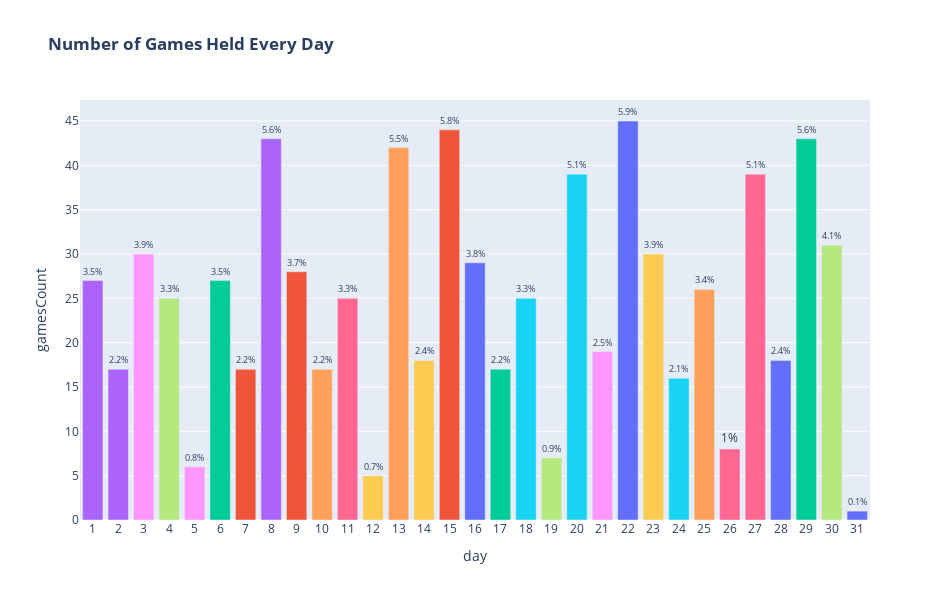

The code cell stored with this chart in its notebook:
### Markdown cell above
#### The Games were held from Sepetember to January. There are especially many games held in December, and rarely any games held in January

### Code cell
plotlybar(games, "day", "Number of Games Held Every Day")

### Figure 1 — Plotly figure (JSON) as saved in the notebook; plotly's stock layout.template omitted (floating-point values rounded to 4 significant figures)
{"data": [{"alignmentgroup": "True", "hovertemplate": "color=#8a170f<br>day=%{x}<br>gamesCount=%{y}<br>percent=%{text}<extra></extra>", "legendgroup": "#8a170f", "marker": {"color": "#636efa", "pattern": {"shape": ""}}, "name": "#8a170f", "offsetgroup": "#8a170f", "orientation": "v", "showlegend": true, "text": [5.9], "textposition": "outside", "texttemplate": "%{text}%", "type": "bar", "x": [22], "xaxis": "x", "y": [45], "yaxis": "y"}, {"alignmentgroup": "True", "hovertemplate": "color=#8a1e0f<br>day=%{x}<br>gamesCount=%{y}<br>percent=%{text}<extra></extra>", "legendgroup": "#8a1e0f", "marker": {"color": "#EF553B", "pattern": {"shape": ""}}, "name": "#8a1e0f", "offsetgroup": "#8a1e0f", "orientation": "v", "showlegend": true, "text": [5.8], "textposition": "outside", "texttemplate": "%{text}%", "type": "bar", "x": [15], "xaxis": "x", "y": [44], "yaxis": "y"}, {"alignmentgroup": "True", "hovertemplate": "color=#8a250f<br>day=%{x}<br>gamesCount=%{y}<br>percent=%{text}<extra></extra>", "legendgroup": "#8a250f", "marker": {"color": "#00cc96", "pattern": {"shape": ""}}, "name": "#8a250f", "offsetgroup": "#8a250f", "orientation": "v", "showlegend": true, "text": [5.6], "textposition": "outside", "texttemplate": "%{text}%", "type": "bar", "x": [29], "xaxis": "x", "y": [43], "yaxis": "y"}, {"alignmentgroup": "True", "hovertemplate": "color=#8a2d0f<br>day=%{x}<br>gamesCount=%{y}<br>percent=%{text}<extra></extra>", "legendgroup": "#8a2d0f", "marker": {"color": "#ab63fa", "pattern": {"shape": ""}}, "name": "#8a2d0f", "offsetgroup": "#8a2d0f", "orientation": "v", "showlegend": true, "text": [5.6], "textposition": "outside", "texttemplate": "%{text}%", "type": "bar", "x": [8], "xaxis": "x", "y": [43], "yaxis": "y"}, {"alignmentgroup": "True", "hovertemplate": "color=#8a340f<br>day=%{x}<br>gamesCount=%{y}<br>percent=%{text}<extra></extra>", "legendgroup": "#8a340f", "marker": {"color": "#FFA15A", "pattern": {"shape": ""}}, "name": "#8a340f", "offsetgroup": "#8a340f", "orientation": "v", "showlegend": true, "text": [5.5], "textposition": "outside", "texttemplate": "%{text}%", "type": "bar", "x": [13], "xaxis": "x", "y": [42], "yaxis": "y"}, {"alignmentgroup": "True", "hovertemplate": "color=#8a3b0f<br>day=%{x}<br>gamesCount=%{y}<br>percent=%{text}<extra></extra>", "legendgroup": "#8a3b0f", "marker": {"color": "#19d3f3", "pattern": {"shape": ""}}, "name": "#8a3b0f", "offsetgroup": "#8a3b0f", "orientation": "v", "showlegend": true, "text": [5.1], "textposition": "outside", "texttemplate": "%{text}%", "type": "bar", "x": [20], "xaxis": "x", "y": [39], "yaxis": "y"}, {"alignmentgroup": "True", "hovertemplate": "color=#8a430f<br>day=%{x}<br>gamesCount=%{y}<br>percent=%{text}<extra></extra>", "legendgroup": "#8a430f", "marker": {"color": "#FF6692", "pattern": {"shape": ""}}, "name": "#8a430f", "offsetgroup": "#8a430f", "orientation": "v", "showlegend": true, "text": [5.1], "textposition": "outside", "texttemplate": "%{text}%", "type": "bar", "x": [27], "xaxis": "x", "y": [39], "yaxis": "y"}, {"alignmentgroup": "True", "hovertemplate": "color=#8a4a0f<br>day=%{x}<br>gamesCount=%{y}<br>percent=%{text}<extra></extra>", "legendgroup": "#8a4a0f", "marker": {"color": "#B6E880", "pattern": {"shape": ""}}, "name": "#8a4a0f", "offsetgroup": "#8a4a0f", "orientation": "v", "showlegend": true, "text": [4.1], "textposition": "outside", "texttemplate": "%{text}%", "type": "bar", "x": [30], "xaxis": "x", "y": [31], "yaxis": "y"}, {"alignmentgroup": "True", "hovertemplate": "color=#8a510f<br>day=%{x}<br>gamesCount=%{y}<br>percent=%{text}<extra></extra>", "legendgroup": "#8a510f", "marker": {"color": "#FF97FF", "pattern": {"shape": ""}}, "name": "#8a510f", "offsetgroup": "#8a510f", "orientation": "v", "showlegend": true, "text": [3.9], "textposition": "outside", "texttemplate": "%{text}%", "type": "bar", "x": [3], "xaxis": "x", "y": [30], "yaxis": "y"}, {"alignmentgroup": "True", "hovertemplate": "color=#8a590f<br>day=%{x}<br>gamesCount=%{y}<br>percent=%{text}<extra></extra>", "legendgroup": "#8a590f", "marker": {"color": "#FECB52", "pattern": {"shape": ""}}, "name": "#8a590f", "offsetgroup": "#8a590f", "orientation": "v", "showlegend": true, "text": [3.9], "textposition": "outside", "texttemplate": "%{text}%", "type": "bar", "x": [23], "xaxis": "x", "y": [30], "yaxis": "y"}, {"alignmentgroup": "True", "hovertemplate": "color=#8a600f<br>day=%{x}<br>gamesCount=%{y}<br>percent=%{text}<extra></extra>", "legendgroup": "#8a600f", "marker": {"color": "#636efa", "pattern": {"shape": ""}}, "name": "#8a600f", "offsetgroup": "#8a600f", "orientation": "v", "showlegend": true, "text": [3.8], "textposition": "outside", "texttemplate": "%{text}%", "type": "bar", "x": [16], "xaxis": "x", "y": [29], "yaxis": "y"}, {"alignmentgroup": "True", "hovertemplate": "color=#8a670f<br>day=%{x}<br>gamesCount=%{y}<br>percent=%{text}<extra></extra>", "legendgroup": "#8a670f", "marker": {"color": "#EF553B", "pattern": {"shape": ""}}, "name": "#8a670f", "offsetgroup": "#8a670f", "orientation": "v", "showlegend": true, "text": [3.7], "textposition": "outside", "texttemplate": "%{text}%", "type": "bar", "x": [9], "xaxis": "x", "y": [28], "yaxis": "y"}, {"alignmentgroup": "True", "hovertemplate": "color=#8a6f0f<br>day=%{x}<br>gamesCount=%{y}<br>percent=%{text}<extra></extra>", "legendgroup": "#8a6f0f", "marker": {"color": "#00cc96", "pattern": {"shape": ""}}, "name": "#8a6f0f", "offsetgroup": "#8a6f0f", "orientation": "v", "showlegend": true, "text": [3.5], "textposition": "outside", "texttemplate": "%{text}%", "type": "bar", "x": [6], "xaxis": "x", "y": [27], "yaxis": "y"}, {"alignmentgroup": "True", "hovertemplate": "color=#8a760f<br>day=%{x}<br>gamesCount=%{y}<br>percent=%{text}<extra></extra>", "legendgroup": "#8a760f", "marker": {"color": "#ab63fa", "pattern": {"shape": ""}}, "name": "#8a760f", "offsetgroup": "#8a760f", "orientation": "v", "showlegend": true, "text": [3.5], "textposition": "outside", "texttemplate": "%{text}%", "type": "bar", "x": [1], "xaxis": "x", "y": [27], "yaxis": "y"}, {"alignmentgroup": "True", "hovertemplate": "color=#8a7d0f<br>day=%{x}<br>gamesCount=%{y}<br>percent=%{text}<extra></extra>", "legendgroup": "#8a7d0f", "marker": {"color": "#FFA15A", "pattern": {"shape": ""}}, "name": "#8a7d0f", "offsetgroup": "#8a7d0f", "orientation": "v", "showlegend": true, "text": [3.4], "textposition": "outside", "texttemplate": "%{text}%", "type": "bar", "x": [25], "xaxis": "x", "y": [26], "yaxis": "y"}, {"alignmentgroup": "True", "hovertemplate": "color=#8a850f<br>day=%{x}<br>gamesCount=%{y}<br>percent=%{text}<extra></extra>", "legendgroup": "#8a850f", "marker": {"color": "#19d3f3", "pattern": {"shape": ""}}, "name": "#8a850f", "offsetgroup": "#8a850f", "orientation": "v", "showlegend": true, "text": [3.3], "textposition": "outside", "texttemplate": "%{text}%", "type": "bar", "x": [18], "xaxis": "x", "y": [25], "yaxis": "y"}, {"alignmentgroup": "True", "hovertemplate": "color=#878a0f<br>day=%{x}<br>gamesCount=%{y}<br>percent=%{text}<extra></extra>", "legendgroup": "#878a0f", "marker": {"color": "#FF6692", "pattern": {"shape": ""}}, "name": "#878a0f", "offsetgroup": "#878a0f", "orientation": "v", "showlegend": true, "text": [3.3], "textposition": "outside", "texttemplate": "%{text}%", "type": "bar", "x": [11], "xaxis": "x", "y": [25], "yaxis": "y"}, {"alignmentgroup": "True", "hovertemplate": "color=#808a0f<br>day=%{x}<br>gamesCount=%{y}<br>percent=%{text}<extra></extra>", "legendgroup": "#808a0f", "marker": {"color": "#B6E880", "pattern": {"shape": ""}}, "name": "#808a0f", "offsetgroup": "#808a0f", "orientation": "v", "showlegend": true, "text": [3.3], "textposition": "outside", "texttemplate": "%{text}%", "type": "bar", "x": [4], "xaxis": "x", "y": [25], "yaxis": "y"}, {"alignmentgroup": "True", "hovertemplate": "color=#798a0f<br>day=%{x}<br>gamesCount=%{y}<br>percent=%{text}<extra></extra>", "legendgroup": "#798a0f", "marker": {"color": "#FF97FF", "pattern": {"shape": ""}}, "name": "#798a0f", "offsetgroup": "#798a0f", "orientation": "v", "showlegend": true, "text": [2.5], "textposition": "outside", "texttemplate": "%{text}%", "type": "bar", "x": [21], "xaxis": "x", "y": [19], "yaxis": "y"}, {"alignmentgroup": "True", "hovertemplate": "color=#718a0f<br>day=%{x}<br>gamesCount=%{y}<br>percent=%{text}<extra></extra>", "legendgroup": "#718a0f", "marker": {"color": "#FECB52", "pattern": {"shape": ""}}, "name": "#718a0f", "offsetgroup": "#718a0f", "orientation": "v", "showlegend": true, "text": [2.4], "textposition": "outside", "texttemplate": "%{text}%", "type": "bar", "x": [14], "xaxis": "x", "y": [18], "yaxis": "y"}, {"alignmentgroup": "True", "hovertemplate": "color=#6a8a0f<br>day=%{x}<br>gamesCount=%{y}<br>percent=%{text}<extra></extra>", "legendgroup": "#6a8a0f", "marker": {"color": "#636efa", "pattern": {"shape": ""}}, "name": "#6a8a0f", "offsetgroup": "#6a8a0f", "orientation": "v", "showlegend": true, "text": [2.4], "textposition": "outside", "texttemplate": "%{text}%", "type": "bar", "x": [28], "xaxis": "x", "y": [18], "yaxis": "y"}, {"alignmentgroup": "True", "hovertemplate": "color=#638a0f<br>day=%{x}<br>gamesCount=%{y}<br>percent=%{text}<extra></extra>", "legendgroup": "#638a0f", "marker": {"color": "#EF553B", "pattern": {"shape": ""}}, "name": "#638a0f", "offsetgroup": "#638a0f", "orientation": "v", "showlegend": true, "text": [2.2], "textposition": "outside", "texttemplate": "%{text}%", "type": "bar", "x": [7], "xaxis": "x", "y": [17], "yaxis": "y"}, {"alignmentgroup": "True", "hovertemplate": "color=#5b8a0f<br>day=%{x}<br>gamesCount=%{y}<br>percent=%{text}<extra></extra>", "legendgroup": "#5b8a0f", "marker": {"color": "#00cc96", "pattern": {"shape": ""}}, "name": "#5b8a0f", "offsetgroup": "#5b8a0f", "orientation": "v", "showlegend": true, "text": [2.2], "textposition": "outside", "texttemplate": "%{text}%", "type": "bar", "x": [17], "xaxis": "x", "y": [17], "yaxis": "y"}, {"alignmentgroup": "True", "hovertemplate": "color=#548a0f<br>day=%{x}<br>gamesCount=%{y}<br>percent=%{text}<extra></extra>", "legendgroup": "#548a0f", "marker": {"color": "#ab63fa", "pattern": {"shape": ""}}, "name": "#548a0f", "offsetgroup": "#548a0f", "orientation": "v", "showlegend": true, "text": [2.2], "textposition": "outside", "texttemplate": "%{text}%", "type": "bar", "x": [2], "xaxis": "x", "y": [17], "yaxis": "y"}, {"alignmentgroup": "True", "hovertemplate": "color=#4d8a0f<br>day=%{x}<br>gamesCount=%{y}<br>percent=%{text}<extra></extra>", "legendgroup": "#4d8a0f", "marker": {"color": "#FFA15A", "pattern": {"shape": ""}}, "name": "#4d8a0f", "offsetgroup": "#4d8a0f", "orientation": "v", "showlegend": true, "text": [2.2], "textposition": "outside", "texttemplate": "%{text}%", "type": "bar", "x": [10], "xaxis": "x", "y": [17], "yaxis": "y"}, {"alignmentgroup": "True", "hovertemplate": "color=#458a0f<br>day=%{x}<br>gamesCount=%{y}<br>percent=%{text}<extra></extra>", "legendgroup": "#458a0f", "marker": {"color": "#19d3f3", "pattern": {"shape": ""}}, "name": "#458a0f", "offsetgroup": "#458a0f", "orientation": "v", "showlegend": true, "text": [2.1], "textposition": "outside", "texttemplate": "%{text}%", "type": "bar", "x": [24], "xaxis": "x", "y": [16], "yaxis": "y"}, {"alignmentgroup": "True", "hovertemplate": "color=#3e8a0f<br>day=%{x}<br>gamesCount=%{y}<br>percent=%{text}<extra></extra>", "legendgroup": "#3e8a0f", "marker": {"color": "#FF6692", "pattern": {"shape": ""}}, "name": "#3e8a0f", "offsetgroup": "#3e8a0f", "orientation": "v", "showlegend": true, "text": [1], "textposition": "outside", "texttemplate": "%{text}%", "type": "bar", "x": [26], "xaxis": "x", "y": [8], "yaxis": "y"}, {"alignmentgroup": "True", "hovertemplate": "color=#368a0f<br>day=%{x}<br>gamesCount=%{y}<br>percent=%{text}<extra></extra>", "legendgroup": "#368a0f", "marker": {"color": "#B6E880", "pattern": {"shape": ""}}, "name": "#368a0f", "offsetgroup": "#368a0f", "orientation": "v", "showlegend": true, "text": [0.9], "textposition": "outside", "texttemplate": "%{text}%", "type": "bar", "x": [19], "xaxis": "x", "y": [7], "yaxis": "y"}, {"alignmentgroup": "True", "hovertemplate": "color=#2f8a0f<br>day=%{x}<br>gamesCount=%{y}<br>percent=%{text}<extra></extra>", "legendgroup": "#2f8a0f", "marker": {"color": "#FF97FF", "pattern": {"shape": ""}}, "name": "#2f8a0f", "offsetgroup": "#2f8a0f", "orientation": "v", "showlegend": true, "text": [0.8], "textposition": "outside", "texttemplate": "%{text}%", "type": "bar", "x": [5], "xaxis": "x", "y": [6], "yaxis": "y"}, {"alignmentgroup": "True", "hovertemplate": "color=#288a0f<br>day=%{x}<br>gamesCount=%{y}<br>percent=%{text}<extra></extra>", "legendgroup": "#288a0f", "marker": {"color": "#FECB52", "pattern": {"shape": ""}}, "name": "#288a0f", "offsetgroup": "#288a0f", "orientation": "v", "showlegend": true, "text": [0.7], "textposition": "outside", "texttemplate": "%{text}%", "type": "bar", "x": [12], "xaxis": "x", "y": [5], "yaxis": "y"}, {"alignmentgroup": "True", "hovertemplate": "color=#208a0f<br>day=%{x}<br>gamesCount=%{y}<br>percent=%{text}<extra></extra>", "legendgroup": "#208a0f", "marker": {"color": "#636efa", "pattern": {"shape": ""}}, "name": "#208a0f", "offsetgroup": "#208a0f", "orientation": "v", "showlegend": true, "text": [0.1], "textposition": "outside", "texttemplate": "%{text}%", "type": "bar", "x": [31], "xaxis": "x", "y": [1], "yaxis": "y"}], "layout": {"barmode": "relative", "height": 600, "legend": {"title": {"text": "color"}, "tracegroupgap": 0}, "showlegend": false, "title": {"text": "<b>Number of Games Held Every Day</b>"}, "width": 950, "xaxis": {"anchor": "y", "domain": [0, 1], "dtick": 1, "title": {"text": "day"}}, "yaxis": {"anchor": "x", "domain": [0, 1], "title": {"text": "gamesCount"}}}}
